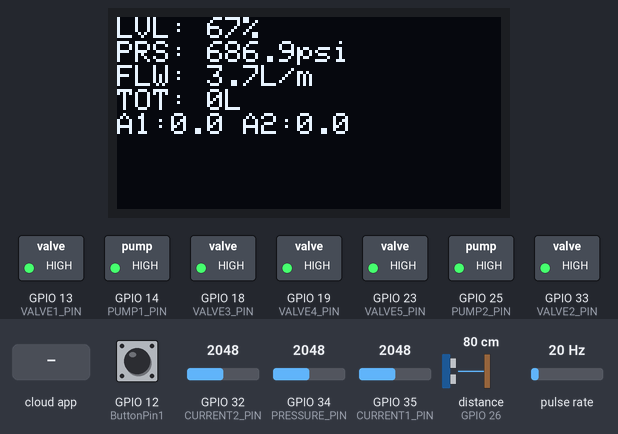
A sketch run on a simulated ESP32. On the bench: 128×64 one-colour display, switched loads named in the sketch (green lamp = pin HIGH). Wiring (inferred from the names in the program): ultrasonic range finder: trigger GPIO 27; echo GPIO 26; pulse sensor: data GPIO 4. The test bench sets the inputs (shaded band); at power-on: pulse rate 20 Hz, GPIO 12 (ButtonPin1) HIGH, GPIO 32 (CURRENT2_PIN) = 2048, GPIO 34 (PRESSURE_PIN) = 2048, GPIO 35 (CURRENT1_PIN) = 2048, distance to the obstacle (sensor on GPIO 26) 80 cm. The echo pulse lasts 58.3 µs per cm; WiFi joins after 1.5 s; servers stay silent unless stated; the local clock reads 2024-03-15 10:24:30 at power-on unless the sketch sets it; the Firebase database answers and starts empty; pins used as bus, display or sensor lines are not drawn; what the sketch prints to the serial monitor is not drawn.

Above: at 6.4 s.
6.5 s: the phone or cloud app sets valve_1_status to 1
At 11.1 s:
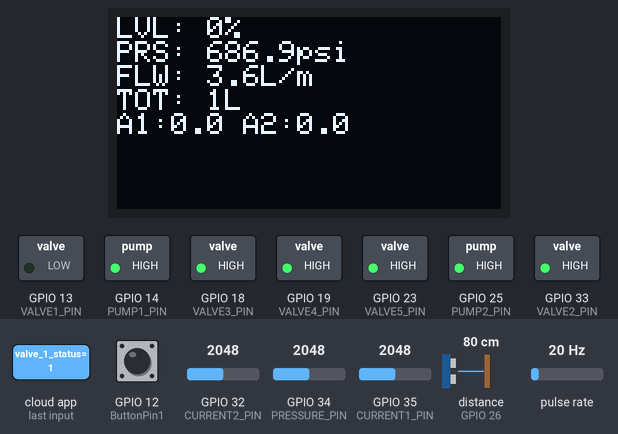
14.7 s: the phone or cloud app sets valve_2_status to 1
At 17.9 s:
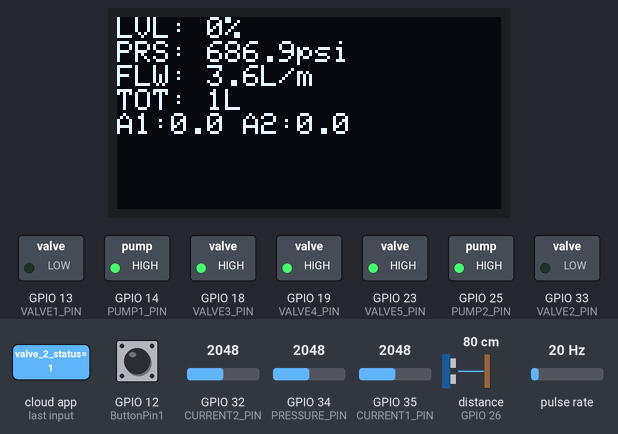
22.9 s: pulse rate (sensor on GPIO 4) set to 0 Hz
At 27.1 s:
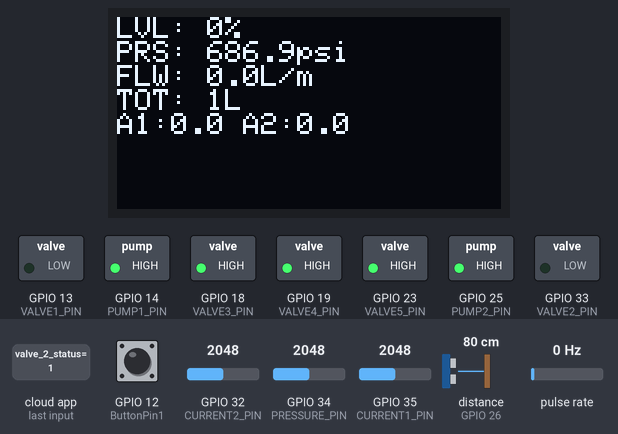
28.1 s: the phone or cloud app sets valve_3_status to 1
At 32.7 s:
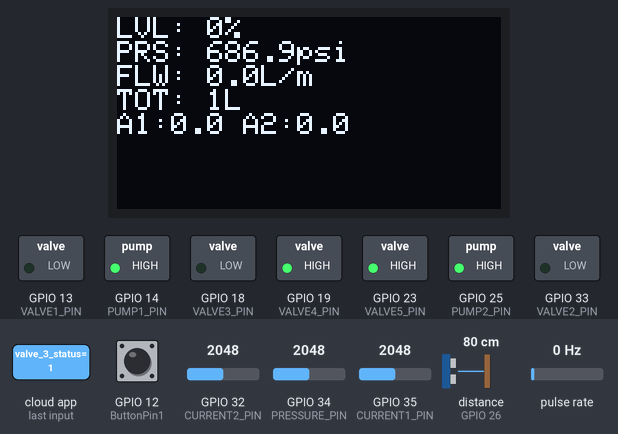
33.0 s: the phone or cloud app sets valve_1_status to 0
At 35.7 s:
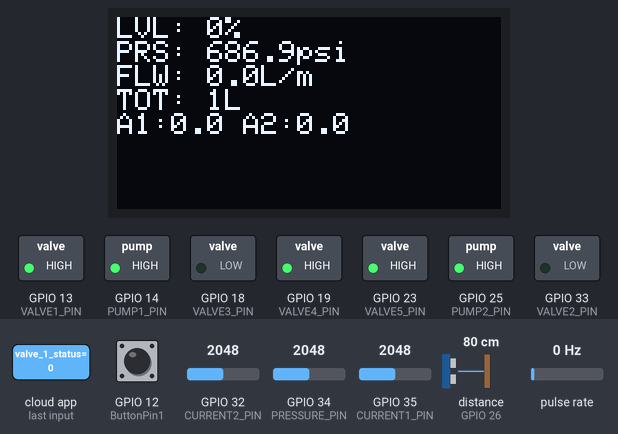
36.3 s: the phone or cloud app sets valve_2_status to 0
At 39.4 s:
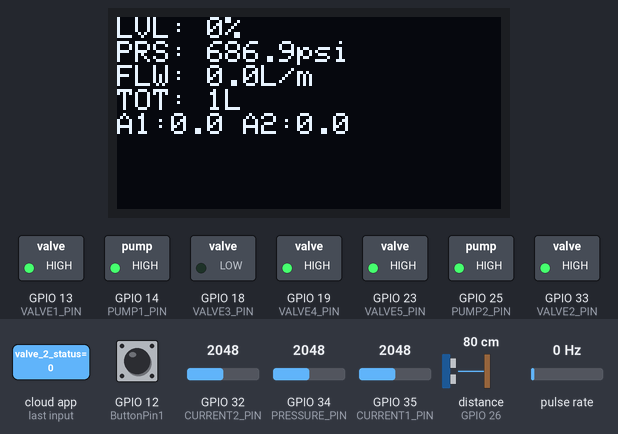
Timing chart, 0 to 40.9 s (numbered marks = the images above; inputs shaded):
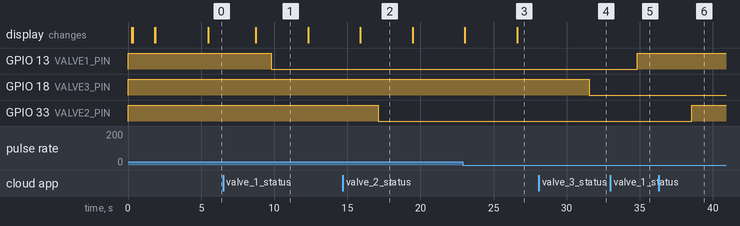

Measured:
- after the input at 6.5 s, GPIO 13 (VALVE1_PIN): HIGH → LOW after 3.3 s
- after the input at 14.7 s, GPIO 33 (VALVE2_PIN): HIGH → LOW after 2.4 s
- after the input at 28.1 s, GPIO 18 (VALVE3_PIN): HIGH → LOW after 3.4 s
- after the input at 33.0 s, GPIO 13 (VALVE1_PIN): LOW → HIGH after 1.8 s
- after the input at 36.3 s, GPIO 33 (VALVE2_PIN): LOW → HIGH after 2.2 s
- what the display in image 1 shows lasts 3.6 s, from 8.7 s to 12.3 s

The sketch:

iot_water_monitoring_esp32.ino
```cpp
#include <Wire.h>
#include <Adafruit_GFX.h>
#include <Adafruit_SH110X.h>
#include <WiFi.h>
#include <time.h>
#include <Firebase_ESP_Client.h>
#include <AceButton.h>

#include "addons/TokenHelper.h"
#include "addons/RTDBHelper.h"

using namespace ace_button;

// --- 1. WIFI CREDENTIALS ---
const char* ssid = "MIS";
const char* pass = "1234567xxXX";

// --- 2. FIREBASE CREDENTIALS ---
#define API_KEY "AIzaSyAxxdd57OaqWavGOGAjRubDHROG5IXweFk"
#define DATABASE_URL "https://iot-water-level-app-default-rtdb.asia-southeast1.firebasedatabase.app"

// --- 3. PIN DEFINITIONS ---
// Level Sensor
#define TRIGPIN    27
#define ECHOPIN    26
#define ButtonPin1 12  // Local button (can be used for other features later)

// Sensors
#define PRESSURE_PIN 34  // ADC1
#define FLOW_PIN     4

// Current Sensors (MUST BE ADC1 PINS)
#define CURRENT1_PIN 35  // ADC1 Sensor for Pump 1
#define CURRENT2_PIN 32  // ADC1 Sensor for Pump 2 (Swapped with Valve 1)

// Relays
#define PUMP1_PIN  14
#define PUMP2_PIN  25

// Solenoid Valve Relays
#define VALVE1_PIN 13  // NC (Swapped to the old Buzzer pin!)
#define VALVE2_PIN 33  // NC
#define VALVE3_PIN 18  // NC
#define VALVE4_PIN 19  // NC
#define VALVE5_PIN 23  // NO

// --- 4. OLED CONFIG ---
#define i2c_Address 0x3c
#define SCREEN_WIDTH 128
#define SCREEN_HEIGHT 64
#define OLED_RESET -1
Adafruit_SH1106G display = Adafruit_SH1106G(SCREEN_WIDTH, SCREEN_HEIGHT, &Wire, OLED_RESET);

// --- 5. GLOBAL VARIABLES ---
float duration, distance;
int waterLevelPer = 0;
int triggerPer = 10;

int total_depth_cm = 200;
int sensor_blind_spot_cm = 20;
int auto_switch_minutes = 30;

// UPDATED: Source Tank Logic Limits
const int tankEmptyCutoffPercent = 5;
const int tankSafePercent = 10;

const float mpaToPsi = 145.038;
const float pressureLowPsi = 20.0;
const float pressureHighPsi = 40.0;

float pressureMPa = 0.0;
float pressurePsi = 0.0; // Global PSI variable
const float maxSafePressureMpa = 1.0;

// Variables retained for safety/compatibility
const float pressureDividerRatio = 1.5; // For 10k/20k resistors
const float psiConversionFactor = 145.038;
// -------------------------------------------

volatile unsigned long flowPulseCount = 0;
float flowRateLmin = 0.0;
float totalLiters = 0.0;
float dailyTotalLiters = 0.0;
const float flowCalibrationFactor = 5.5;

// Current Sensor Variables
float currentAmps1 = 0.0;
float currentAmps2 = 0.0;
const float currentSensitivity = 0.066;
const float maxSafeAmps = 12.0;
const float dryRunFlowThresholdLmin = 0.03;
const float dryRunCurrentMinAmps = 3.0;
const float dryRunCurrentMaxAmps = 5.0;
const unsigned long dryRunStartupGraceMs = 10000;
const int dryRunConsecutiveLimit = 3;

FirebaseData fbdo;
FirebaseAuth auth;
FirebaseConfig config;
unsigned long sendDataPrevMillis = 0;
unsigned long sensorReadPrevMillis = 0;
bool signupOK = false;

String currentDateKey = "";
bool dailyHistoryRecovered = false;
bool tankEmptyLockout = false; // UPDATED variable name
bool dryRunAlert = false;
int nextPumpToStart = 1;
bool prevPump1Cmd = false;
bool prevPump2Cmd = false;
unsigned long activePumpStartMillis = 0;
int dryRunConsecutiveHits = 0;

// Auto-switch tracking state
bool lastPump1Command = false;
unsigned long pump1OnStartMillis = 0;

ButtonConfig config1;
AceButton button1(&config1);
void button1Handler(AceButton*, uint8_t, uint8_t);

void IRAM_ATTR countFlowPulse() {
  flowPulseCount++;
}

String getCurrentDateKey() {
  struct tm timeinfo;
  if (!getLocalTime(&timeinfo)) {
    return "";
  }

  char dateKey[11];
  strftime(dateKey, sizeof(dateKey), "%Y-%m-%d", &timeinfo);
  return String(dateKey);
}

void recoverDailyTotalFromFirebase() {
  if (!signupOK || !Firebase.ready() || dailyHistoryRecovered || currentDateKey.length() == 0) {
    return;
  }

  String dailyLitersPath = "/tank_01/history/daily/" + currentDateKey + "/total_liters";
  if (Firebase.RTDB.getFloat(&fbdo, dailyLitersPath)) {
    dailyTotalLiters = fbdo.floatData();
    Serial.print("Recovered daily total liters: ");
    Serial.println(dailyTotalLiters, 3);
  } else {
    dailyTotalLiters = 0.0;
    Serial.println("No existing daily history found for today; starting at 0.0 L");
  }

  dailyHistoryRecovered = true;
}

void updateDisplay() {
  display.clearDisplay();
  display.setTextSize(1);
  display.setCursor(0, 0);

  display.print("LVL: "); display.print(waterLevelPer); display.println("% ");

  display.print("PRS: "); display.print(pressurePsi, 1); display.println("psi");

  display.print("FLW: "); display.print(flowRateLmin, 1); display.println("L/m");
  display.print("TOT: "); display.print(totalLiters, 0); display.println("L");

  display.print("A1:"); display.print(currentAmps1, 1);
  display.print(" A2:"); display.println(currentAmps2, 1);

  display.display();
}

void setup() {
  Serial.begin(115200);

  analogSetAttenuation(ADC_11db);

  pinMode(ECHOPIN, INPUT); pinMode(TRIGPIN, OUTPUT);
  pinMode(ButtonPin1, INPUT_PULLUP);
  pinMode(PUMP1_PIN, OUTPUT); pinMode(PUMP2_PIN, OUTPUT);
  pinMode(VALVE1_PIN, OUTPUT); pinMode(VALVE2_PIN, OUTPUT);
  pinMode(VALVE3_PIN, OUTPUT); pinMode(VALVE4_PIN, OUTPUT);
  pinMode(VALVE5_PIN, OUTPUT);

  pinMode(FLOW_PIN, INPUT_PULLUP);
  attachInterrupt(digitalPinToInterrupt(FLOW_PIN), countFlowPulse, FALLING);

  digitalWrite(PUMP1_PIN, HIGH); digitalWrite(PUMP2_PIN, HIGH);
  digitalWrite(VALVE1_PIN, HIGH); digitalWrite(VALVE2_PIN, HIGH);
  digitalWrite(VALVE3_PIN, HIGH); digitalWrite(VALVE4_PIN, HIGH);
  digitalWrite(VALVE5_PIN, HIGH);

  config1.setEventHandler(button1Handler);
  button1.init(ButtonPin1);

  delay(250);
  display.begin(i2c_Address, true);
  display.clearDisplay();
  display.setTextColor(SH110X_WHITE);
  display.setCursor(0, 10);
  display.println("Connecting WiFi...");
  display.display();

  WiFi.begin(ssid, pass);
  while (WiFi.status() != WL_CONNECTED) { delay(500); Serial.print("."); }

  // NTP sync for Asia/Manila (UTC+8)
  configTime(8 * 3600, 0, "pool.ntp.org", "time.nist.gov");
  currentDateKey = getCurrentDateKey();

  display.clearDisplay(); display.setCursor(0, 10);
  display.println("Connecting Firebase..."); display.display();

  config.api_key = API_KEY;
  config.database_url = DATABASE_URL;

  if (Firebase.signUp(&config, &auth, "", "")) {
    signupOK = true;
  }

  config.token_status_callback = tokenStatusCallback;
  Firebase.begin(&config, &auth);
  Firebase.reconnectWiFi(true);

  if (signupOK) {
    display.clearDisplay(); display.setCursor(0, 10);
    display.println("System Ready!"); display.display();

    // Safety init on database
    Firebase.RTDB.setBool(&fbdo, "/tank_01/pump_1_status", false);
    Firebase.RTDB.setBool(&fbdo, "/tank_01/pump_2_status", false);

    Firebase.RTDB.setBool(&fbdo, "/tank_01/valve_1_status", false);
    Firebase.RTDB.setBool(&fbdo, "/tank_01/valve_2_status", false);
    Firebase.RTDB.setBool(&fbdo, "/tank_01/valve_3_status", false);
    Firebase.RTDB.setBool(&fbdo, "/tank_01/valve_4_status", false);
    Firebase.RTDB.setBool(&fbdo, "/tank_01/valve_5_status", false);

    Firebase.RTDB.setFloat(&fbdo, "/tank_01/current_amps_1", 0.0);
    Firebase.RTDB.setFloat(&fbdo, "/tank_01/current_amps_2", 0.0);
  }
  delay(2000);
}

unsigned long flowCalcPrevMillis = 0;

void loop() {
  button1.check();

  String latestDateKey = getCurrentDateKey();
  if (latestDateKey.length() > 0 && latestDateKey != currentDateKey) {
    currentDateKey = latestDateKey;
    dailyTotalLiters = 0.0;
    dailyHistoryRecovered = false;
    Serial.print("DATE ROLLOVER DETECTED: ");
    Serial.println(currentDateKey);
  }

  recoverDailyTotalFromFirebase();

  if (millis() - sensorReadPrevMillis > 2000 || sensorReadPrevMillis == 0) {
    sensorReadPrevMillis = millis();

    // A. Read Level
    digitalWrite(TRIGPIN, LOW); delayMicroseconds(2);
    digitalWrite(TRIGPIN, HIGH); delayMicroseconds(20);
    digitalWrite(TRIGPIN, LOW);
    duration = pulseIn(ECHOPIN, HIGH, 30000);

    if (duration > 0) {
      distance = ((duration / 2) * 0.343) / 10;
      if (distance >= total_depth_cm) waterLevelPer = 0;
      else if (distance <= sensor_blind_spot_cm) waterLevelPer = 100;
      else waterLevelPer = map((int)distance, total_depth_cm, sensor_blind_spot_cm, 0, 100);
    }

    // UPDATED: Source Tank Empty Protection Logic
    if (!tankEmptyLockout && waterLevelPer <= tankEmptyCutoffPercent) {
      tankEmptyLockout = true;
      digitalWrite(PUMP1_PIN, HIGH);
      digitalWrite(PUMP2_PIN, HIGH);
      pump1OnStartMillis = 0;
      lastPump1Command = false;
      Serial.println("SOURCE TANK EMPTY: Pump lockout enabled to prevent dry run");
    } else if (tankEmptyLockout && waterLevelPer >= tankSafePercent) {
      tankEmptyLockout = false;
      Serial.println("SOURCE TANK REFILLED: Pump lockout released");
    }

    // --- INTEGRATED BLOCK START ---
    // B. Read Pressure (Direct Pin Voltage Calibration)
    long pressureRaw = 0;
    const int numSamples = 100;
    for (int i = 0; i < numSamples; i++) {
      pressureRaw += analogRead(PRESSURE_PIN);
      delayMicroseconds(500);
    }

    float avgRaw = (float)pressureRaw / numSamples;

    // 1. Convert Raw ADC to Voltage at the ESP32 pin
    float pinVoltage = (avgRaw / 4095.0) * 3.3;

    // 2. Direct Calibration using Reverse-Engineered Hardware Data
    if (pinVoltage <= 0.315) {
      pressurePsi = 0.0;
    } else {
      pressurePsi = (pinVoltage - 0.311) * 512.82;
    }

    // Safety clamp
    if (pressurePsi < 0.0) pressurePsi = 0.0;

    // 3. Back-calculate MPa for existing pump safety logic and Firebase
    pressureMPa = pressurePsi / 145.038;

    // Serial Debug for Calibration
    // Serial.print("Pin V: "); Serial.print(pinVoltage, 3);
    // Serial.print(" | P(psi): "); Serial.println(pressurePsi, 1);

    // C. Read Flow (Corrected Frequency Math)
    unsigned long timeChange = millis() - flowCalcPrevMillis;
    flowCalcPrevMillis = millis();
    detachInterrupt(digitalPinToInterrupt(FLOW_PIN));
    unsigned long pulses = flowPulseCount; flowPulseCount = 0;
    attachInterrupt(digitalPinToInterrupt(FLOW_PIN), countFlowPulse, FALLING);

    if (timeChange > 0) {
      // Print raw hardware data
      Serial.print("FLOW DEBUG -> Pulses: ");
      Serial.print(pulses);
      Serial.print(" | Time(ms): ");
      Serial.print(timeChange);

      if (pulses < 3 || pulses > 1000) {
        flowRateLmin = 0.0;
        Serial.println(" | Status: REJECTED (Noise/EMI)");
      } else {
        // CORRECTED MATH:
        // 1. Find pulses per second (Hz)
        float currentFrequency = (pulses * 1000.0) / timeChange;

        // 2. Divide by K-Factor (e.g. 5.5) to get L/min
        flowRateLmin = currentFrequency / flowCalibrationFactor;

        // 3. Calculate total liters pumped in this tiny time window
        float intervalLiters = flowRateLmin * (timeChange / 60000.0);
        totalLiters += intervalLiters;
        dailyTotalLiters += intervalLiters;

        Serial.print(" | Status: ACCEPTED | Rate: ");
        Serial.print(flowRateLmin, 1);
        Serial.println(" L/min");
      }
    }

    // D. Read AC Current
    int max1 = 0, min1 = 4095, max2 = 0, min2 = 4095;
    uint32_t start_time = millis();
    while ((millis() - start_time) < 20) {
      int r1 = analogRead(CURRENT1_PIN);
      int r2 = analogRead(CURRENT2_PIN);
      if (r1 > max1) max1 = r1; if (r1 < min1) min1 = r1;
      if (r2 > max2) max2 = r2; if (r2 < min2) min2 = r2;
    }

    float svRMS1 = (((max1 - min1) * (3.3 / 4095.0) * 1.5) / 2.0) * 0.707;
    currentAmps1 = svRMS1 / currentSensitivity;
    if (currentAmps1 < 0.15) currentAmps1 = 0.0;

    float svRMS2 = (((max2 - min2) * (3.3 / 4095.0) * 1.5) / 2.0) * 0.707;
    currentAmps2 = svRMS2 / currentSensitivity;
    if (currentAmps2 < 0.15) currentAmps2 = 0.0;

    // OVERCURRENT & OVERPRESSURE SAFETY SHUTDOWN
    bool pump1Safe = (pressureMPa <= maxSafePressureMpa) && (currentAmps1 <= maxSafeAmps);
    bool pump2Safe = (pressureMPa <= maxSafePressureMpa) && (currentAmps2 <= maxSafeAmps);

    if (!pump1Safe) digitalWrite(PUMP1_PIN, HIGH); // Force OFF
    if (!pump2Safe) digitalWrite(PUMP2_PIN, HIGH); // Force OFF

    if (currentAmps1 > maxSafeAmps) Serial.println("ALERT: PUMP 1 OVERCURRENT!");
    if (currentAmps2 > maxSafeAmps) Serial.println("ALERT: PUMP 2 OVERCURRENT!");

    Serial.print("P(psi):"); Serial.print(pressurePsi, 1);
    Serial.print("| F:"); Serial.print(flowRateLmin, 1);
    Serial.print("| A1:"); Serial.print(currentAmps1, 2);
    Serial.print("| A2:"); Serial.println(currentAmps2, 2);

    updateDisplay();
  }

  // --- 2. CLOUD SYNC & HARDWARE CONTROL ---
  if (Firebase.ready() && signupOK && (millis() - sendDataPrevMillis > 2000 || sendDataPrevMillis == 0)) {
    sendDataPrevMillis = millis();

    recoverDailyTotalFromFirebase();

    if (Firebase.RTDB.getInt(&fbdo, "/tank_01/total_depth_cm")) {
      total_depth_cm = fbdo.intData();
    }

    if (Firebase.RTDB.getInt(&fbdo, "/tank_01/auto_switch_minutes")) {
      auto_switch_minutes = fbdo.intData();
      if (auto_switch_minutes < 0) auto_switch_minutes = 0;
    }

    bool p1Safe = (pressureMPa <= maxSafePressureMpa) && (currentAmps1 <= maxSafeAmps);
    bool p2Safe = (pressureMPa <= maxSafePressureMpa) && (currentAmps2 <= maxSafeAmps);

    bool pump1Cmd = false;
    bool pump2Cmd = false;

    if (Firebase.RTDB.getBool(&fbdo, "/tank_01/pump_1_status")) {
      pump1Cmd = fbdo.boolData();
    }
    if (Firebase.RTDB.getBool(&fbdo, "/tank_01/pump_2_status")) {
      pump2Cmd = fbdo.boolData();
    }

    // UPDATED: Now enforces lockout when tank is EMPTY
    if (tankEmptyLockout) {
      if (pump1Cmd || pump2Cmd) {
        Serial.println("TANK EMPTY SAFETY: Forcing pumps OFF");
      }
      pump1Cmd = false;
      pump2Cmd = false;
      Firebase.RTDB.setBool(&fbdo, "/tank_01/pump_1_status", false);
      Firebase.RTDB.setBool(&fbdo, "/tank_01/pump_2_status", false);
    }

    // Safety gate pump commands
    if (!p1Safe && pump1Cmd) {
      pump1Cmd = false;
      Firebase.RTDB.setBool(&fbdo, "/tank_01/pump_1_status", false);
      Serial.println("SAFETY: Pump 1 forced OFF");
    }

    if (!p2Safe && pump2Cmd) {
      pump2Cmd = false;
      Firebase.RTDB.setBool(&fbdo, "/tank_01/pump_2_status", false);
      Serial.println("SAFETY: Pump 2 forced OFF");
    }

    // Pressure-based hysteresis control (psi):
    bool anyPumpOn = pump1Cmd || pump2Cmd;

    if (!tankEmptyLockout) {
      if (anyPumpOn && pressurePsi >= pressureHighPsi) {
        int stoppedPump = pump1Cmd ? 1 : (pump2Cmd ? 2 : 0);
        pump1Cmd = false;
        pump2Cmd = false;
        Firebase.RTDB.setBool(&fbdo, "/tank_01/pump_1_status", false);
        Firebase.RTDB.setBool(&fbdo, "/tank_01/pump_2_status", false);

        if (stoppedPump == 1) nextPumpToStart = 2;
        else if (stoppedPump == 2) nextPumpToStart = 1;

        Serial.print("PRESSURE HIGH (");
        Serial.print(pressurePsi, 1);
        Serial.println(" psi): Active pump OFF");
      }

      if (!pump1Cmd && !pump2Cmd && pressurePsi <= pressureLowPsi) {
        bool startedPump = false;

        if (nextPumpToStart == 1 && p1Safe) {
          pump1Cmd = true;
          pump2Cmd = false;
          nextPumpToStart = 2;
          startedPump = true;
          Serial.print("PRESSURE LOW (");
          Serial.print(pressurePsi, 1);
          Serial.println(" psi): Pump 1 ON");
        } else if (nextPumpToStart == 2 && p2Safe) {
          pump2Cmd = true;
          pump1Cmd = false;
          nextPumpToStart = 1;
          startedPump = true;
          Serial.print("PRESSURE LOW (");
          Serial.print(pressurePsi, 1);
          Serial.println(" psi): Pump 2 ON");
        } else {
          Serial.println("PRESSURE LOW: Preferred alternating pump not safe, keeping pumps OFF");
        }

        if (startedPump) {
          Firebase.RTDB.setBool(&fbdo, "/tank_01/pump_1_status", pump1Cmd);
          Firebase.RTDB.setBool(&fbdo, "/tank_01/pump_2_status", pump2Cmd);
        }
      }
    }

    // Dry-run protection
    if ((pump1Cmd && !prevPump1Cmd) || (pump2Cmd && !prevPump2Cmd)) {
      activePumpStartMillis = millis();
      dryRunConsecutiveHits = 0;
    }
    if (!pump1Cmd && !pump2Cmd) {
      activePumpStartMillis = 0;
      dryRunConsecutiveHits = 0;
    }

    bool inDryRunGrace = activePumpStartMillis > 0 &&
                         (millis() - activePumpStartMillis < dryRunStartupGraceMs);

    bool dryRunPump1 = pump1Cmd && !pump2Cmd &&
                       (flowRateLmin <= dryRunFlowThresholdLmin) &&
                       (currentAmps1 >= dryRunCurrentMinAmps) &&
                       (currentAmps1 <= dryRunCurrentMaxAmps);
    bool dryRunPump2 = pump2Cmd && !pump1Cmd &&
                       (flowRateLmin <= dryRunFlowThresholdLmin) &&
                       (currentAmps2 >= dryRunCurrentMinAmps) &&
                       (currentAmps2 <= dryRunCurrentMaxAmps);

    bool dryRunCandidate = !inDryRunGrace && (dryRunPump1 || dryRunPump2);
    if (dryRunCandidate) {
      dryRunConsecutiveHits++;
    } else {
      dryRunConsecutiveHits = 0;
    }

    if (dryRunConsecutiveHits >= dryRunConsecutiveLimit) {
      dryRunAlert = true;

      if (dryRunPump1) {
        pump1Cmd = false;
        nextPumpToStart = 2;
        Serial.println("DRY RUN DETECTED: Pump 1 forced OFF");
      }
      if (dryRunPump2) {
        pump2Cmd = false;
        nextPumpToStart = 1;
        Serial.println("DRY RUN DETECTED: Pump 2 forced OFF");
      }

      Firebase.RTDB.setBool(&fbdo, "/tank_01/pump_1_status", pump1Cmd);
      Firebase.RTDB.setBool(&fbdo, "/tank_01/pump_2_status", pump2Cmd);
      dryRunConsecutiveHits = 0;
    } else {
      dryRunAlert = false;
    }

    lastPump1Command = pump1Cmd;
    prevPump1Cmd = pump1Cmd;
    prevPump2Cmd = pump2Cmd;

    // Apply final pump states to relays
    digitalWrite(PUMP1_PIN, pump1Cmd ? LOW : HIGH);
    digitalWrite(PUMP2_PIN, pump2Cmd ? LOW : HIGH);

    // --- AUTOMATED VALVE INTERLOCK ---
    digitalWrite(VALVE4_PIN, pump1Cmd ? LOW : HIGH);
    digitalWrite(VALVE5_PIN, pump2Cmd ? LOW : HIGH);

    // Valve controls (Manual overrides for Valves 1-3 only)
    if (Firebase.RTDB.getBool(&fbdo, "/tank_01/valve_1_status")) digitalWrite(VALVE1_PIN, fbdo.boolData() ? LOW : HIGH);
    if (Firebase.RTDB.getBool(&fbdo, "/tank_01/valve_2_status")) digitalWrite(VALVE2_PIN, fbdo.boolData() ? LOW : HIGH);
    if (Firebase.RTDB.getBool(&fbdo, "/tank_01/valve_3_status")) digitalWrite(VALVE3_PIN, fbdo.boolData() ? LOW : HIGH);

    // Sensor telemetry upload
    Firebase.RTDB.setFloat(&fbdo, "/tank_01/pressure_mpa", pressureMPa);
    Firebase.RTDB.setFloat(&fbdo, "/tank_01/pressure_psi", pressurePsi);
    Firebase.RTDB.setFloat(&fbdo, "/tank_01/flow_rate_lmin", flowRateLmin);
    Firebase.RTDB.setFloat(&fbdo, "/tank_01/total_flow_l", totalLiters);
    Firebase.RTDB.setFloat(&fbdo, "/tank_01/current_amps_1", currentAmps1);
    Firebase.RTDB.setFloat(&fbdo, "/tank_01/current_amps_2", currentAmps2);
    Firebase.RTDB.setInt(&fbdo, "/tank_01/distance_cm", (int)distance);
    Firebase.RTDB.setInt(&fbdo, "/tank_01/level_percent", waterLevelPer);

    if (currentDateKey.length() > 0) {
      float dailyTotalM3 = dailyTotalLiters / 1000.0;
      String dailyBasePath = "/tank_01/history/daily/" + currentDateKey;
      Firebase.RTDB.setFloat(&fbdo, dailyBasePath + "/total_liters", dailyTotalLiters);
      Firebase.RTDB.setFloat(&fbdo, dailyBasePath + "/total_m3", dailyTotalM3);
    }

    // UPDATED: Sends tank_empty_lockout to Firebase
    Firebase.RTDB.setBool(&fbdo, "/tank_01/tank_empty_lockout", tankEmptyLockout);
    Firebase.RTDB.setBool(&fbdo, "/tank_01/dry_run_alert", dryRunAlert);

    // Sync automated valves back to App
    Firebase.RTDB.setBool(&fbdo, "/tank_01/valve_4_status", pump1Cmd);
    Firebase.RTDB.setBool(&fbdo, "/tank_01/valve_5_status", pump2Cmd);
  }

  delay(10);
}

void button1Handler(AceButton* button, uint8_t eventType, uint8_t buttonState) {
  switch (eventType) {
    case AceButton::kEventReleased:
      Serial.println("Local Button Pressed!");
      break;
  }
}
```
